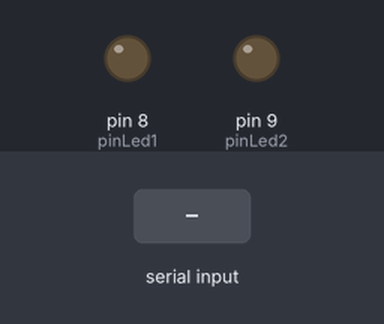
Recording of a sketch running on a simulated Arduino Uno, built with avr-gcc and run on an emulated ATmega328P. Shown: output pins drawn as LEDs (lit = HIGH). Dashed ring = blinking. The inputs (shaded band) are chosen by the test bench.

Above: at 1.2 s.
1.3 s: "90,45\n" received over Serial
At 1.8 s:
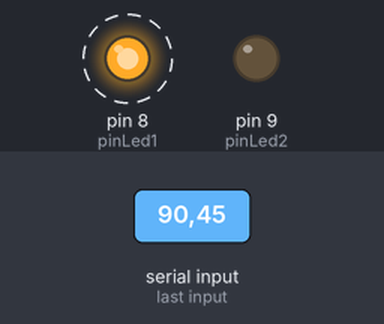
At 2.6 s:
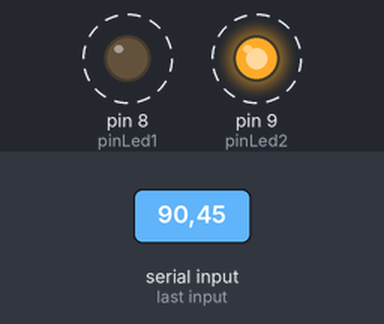
Timing chart, 0 to 10.3 s (numbered marks = the images above; inputs shaded):
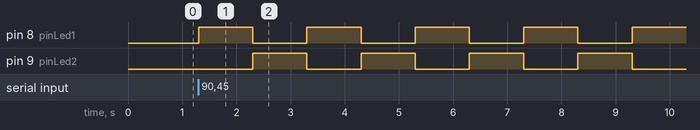

Measured:
- after the input at 1.3 s, pin 8 (pinLed1): alternates HIGH for 1.0 s and LOW for 1.0 s, starting at once; pin 9 (pinLed2): alternates HIGH for 1.0 s and LOW for 1.0 s, starting after 1.0 s

The sketch:

ejemplo1.ino
```cpp
int pinBoton = 11;
//int estado = 0;
int pinLed1 = 8;

int pinLed2 = 9;

int lectura;
char l;
int estado1;
int estado2;


void setup()
  // put your setup code here, to run once:
 {pinMode(pinBoton, INPUT);
 Serial.begin(9600);
  pinMode(pinLed1, OUTPUT);

  pinMode(pinLed2, OUTPUT);

}

void loop() {/*
  // put your main code here, to run repeatedly:
  estado = digitalRead(pinBoton);

  //Serial.println(estado);
  if(estado)//estamos en pulldown es decir voltaje entra por el boton directo
  {
    digitalWrite(pinLed1,HIGH);
    digitalWrite(pinLed2,LOW);

  }
  else
  {
    digitalWrite(pinLed2,HIGH);
    digitalWrite(pinLed1,LOW);

  }*/
  if(Serial.available()){

  //lectura =(int)Serial.read(); //lectura =Serial.parseInt();
  //char dato = Serial.read();
  //lectura = (int)dato;
  lectura= Serial.parseInt();
  estado1 = 0;
   estado2 = 1;
   for(int i= 0;i<lectura; i++)
   {
    digitalWrite(pinLed1, !estado1);

    digitalWrite(pinLed2, !estado2);
    estado1 = !estado1;
    estado2 = !estado2;
    delay(1000);
   }
   digitalWrite(pinLed1, LOW);

   digitalWrite(pinLed2, LOW);
   lectura = 0;
  }

}
```
